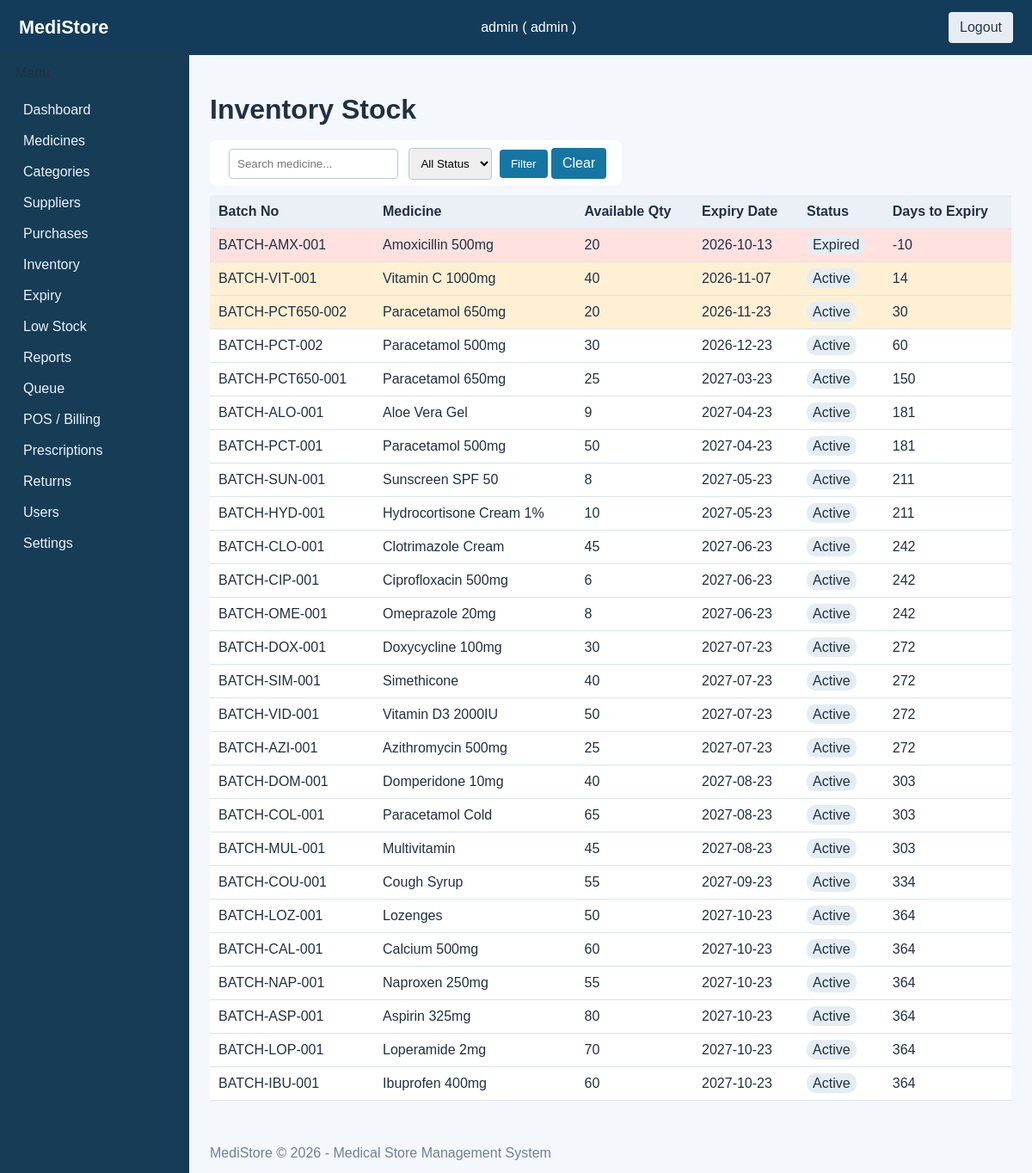
Screenshot of /inventory/stock.php (signed in) with the database file from the repository.
### tables this page shows
CREATE TABLE batches (
    batch_id         INT UNSIGNED NOT NULL AUTO_INCREMENT PRIMARY KEY,
    medicine_id      INT UNSIGNED NOT NULL,
    batch_no         VARCHAR(50) NOT NULL,
    purchase_price   DECIMAL(10,2) NOT NULL DEFAULT 0.00,
    available_qty    INT UNSIGNED NOT NULL DEFAULT 0,
    expiry_date      DATE NOT NULL,
    created_at       TIMESTAMP NOT NULL DEFAULT CURRENT_TIMESTAMP,
    CONSTRAINT fk_batches_medicine FOREIGN KEY (medicine_id) REFERENCES medicines(medicine_id) ON DELETE RESTRICT,
    CONSTRAINT chk_batches_qty CHECK (available_qty >= 0)
);

CREATE TABLE medicines (
    medicine_id          INT UNSIGNED NOT NULL AUTO_INCREMENT PRIMARY KEY,
    category_id          INT UNSIGNED NOT NULL,
    name                 VARCHAR(150) NOT NULL,
    generic_name         VARCHAR(150),
    requires_prescription TINYINT UNSIGNED NOT NULL DEFAULT 0,
    selling_price        DECIMAL(10,2) NOT NULL DEFAULT 0.00,
    reorder_level        INT UNSIGNED NOT NULL DEFAULT 0,
    status               ENUM('active','inactive') NOT NULL DEFAULT 'active',
    created_at           TIMESTAMP NOT NULL DEFAULT CURRENT_TIMESTAMP,
    CONSTRAINT fk_medicines_category FOREIGN KEY (category_id) REFERENCES categories(category_id) ON DELETE RESTRICT
);

### includes/functions.php (called while the page is built, shortened)
<?php
function e(string $value = ''): string {
    return htmlspecialchars($value, ENT_QUOTES | ENT_HTML5, 'UTF-8');
}

### inventory/stock.php (the view, shortened to what this page needs)
<?php
require_once __DIR__ . '/../includes/header.php';
$pdo = db();
$search = $_GET['search'] ?? '';
$sql = "SELECT b.*, m.name AS medicine_name, CASE WHEN b.expiry_date < CURDATE() THEN 'expired' WHEN b.available_qty=0 THEN 'depleted' ELSE 'active' END AS status
        FROM batches b
        JOIN medicines m ON m.medicine_id = b.medicine_id
        WHERE 1=1";
$params = [];
$sql .= " ORDER BY b.expiry_date ASC, b.batch_id DESC";
$stmt = $pdo->prepare($sql);
$stmt->execute($params);
$rows = $stmt->fetchAll();
?>
<h1>Inventory Stock</h1>
<div class="bar">
    <form method="get" action="stock.php" style="display:inline;">
        <input type="text" name="search" value="<?php echo e($search); ?>" placeholder="Search medicine...">
        <select name="status">
            <option value="">All Status</option>
        </select>
        <button type="submit" class="btn">Filter</button>
        <a class="btn" href="stock.php">Clear</a>
    </form>
</div>
<table class="data-table">
    <thead><tr>
        <th>Batch No</th><th>Medicine</th><th>Available Qty</th><th>Expiry Date</th><th>Status</th><th>Days to Expiry</th>
    </tr></thead>
    <tbody>
    <?php $today = new DateTime(); foreach ($rows as $r):
        $expiry = new DateTime($r['expiry_date']);
        $days = (int)$today->diff($expiry)->format('%r%a');
        $badgeClass = $r['status'];
        if ($days < 0) $badgeClass = 'expired';
        elseif ($days <= 30) $badgeClass = 'near-expiry';
    ?>
        <tr class="<?php echo e($badgeClass); ?>">
            <td><?php echo e($r['batch_no']); ?></td>
            <td><?php echo e($r['medicine_name']); ?></td>
            <td><?php echo (int)$r['available_qty']; ?></td>
            <td><?php echo e($r['expiry_date']); ?></td>
            <td><span class="badge status-<?php echo e($r['status']); ?>"><?php echo e(ucfirst($r['status'])); ?></span></td>
            <td><?php echo $days; ?></td>
        </tr>
    <?php endforeach; ?>
    </tbody>
</table>
<?php require_once __DIR__ . '/../includes/footer.php'; ?>

### assets/css/style.css (style rules this page uses)
:root { font-family:Arial,sans-serif;color:#203044;background:#f4f7fb }
* { box-sizing:border-box }
body { margin:0 }
table { width:100%;border-collapse:collapse;background:white;margin:14px 0 }
th,td { padding:10px;border-bottom:1px solid #dce4ec;text-align:left }
th { background:#eaf0f5 }
form { background:white;padding:18px;border-radius:8px;margin:12px 0 }
input,select,textarea { padding:9px;border:1px solid #bac7d4;border-radius:4px;margin:4px }
.btn,button { display:inline-block;background:#1676a3;color:white;padding:9px 13px;border:0;border-radius:4px;text-decoration:none;cursor:pointer }
.badge,.rx-badge { padding:3px 7px;border-radius:10px;background:#e5edf4 }
.expired { background:#ffe1df }
.near-expiry { background:#fff0d4 }

### rows the page displays
batches: batch_no "BATCH-AMX-001", medicine.name "Amoxicillin 500mg", available_qty "20", expiry_date "2026-10-13", status "Expired"
batches: batch_no "BATCH-VIT-001", medicine.name "Vitamin C 1000mg", available_qty "40", expiry_date "2026-11-07", status "Active"
batches: batch_no "BATCH-PCT650-002", medicine.name "Paracetamol 650mg", available_qty "20", expiry_date "2026-11-23", status "Active"
batches: batch_no "BATCH-PCT-002", medicine.name "Paracetamol 500mg", available_qty "30", expiry_date "2026-12-23", status "Active"
batches: batch_no "BATCH-PCT650-001", medicine.name "Paracetamol 650mg", available_qty "25", expiry_date "2027-03-23", status "Active"
batches: batch_no "BATCH-ALO-001", medicine.name "Aloe Vera Gel", available_qty "9", expiry_date "2027-04-23", status "Active"
batches: batch_no "BATCH-PCT-001", medicine.name "Paracetamol 500mg", available_qty "50", expiry_date "2027-04-23", status "Active"
batches: batch_no "BATCH-SUN-001", medicine.name "Sunscreen SPF 50", available_qty "8", expiry_date "2027-05-23", status "Active"
batches: batch_no "BATCH-HYD-001", medicine.name "Hydrocortisone Cream 1%", available_qty "10", expiry_date "2027-05-23", status "Active"
batches: batch_no "BATCH-CLO-001", medicine.name "Clotrimazole Cream", available_qty "45", expiry_date "2027-06-23", status "Active"
batches: batch_no "BATCH-CIP-001", medicine.name "Ciprofloxacin 500mg", available_qty "6", expiry_date "2027-06-23", status "Active"
batches: batch_no "BATCH-OME-001", medicine.name "Omeprazole 20mg", available_qty "8", expiry_date "2027-06-23", status "Active"
batches: batch_no "BATCH-DOX-001", medicine.name "Doxycycline 100mg", available_qty "30", expiry_date "2027-07-23", status "Active"
batches: batch_no "BATCH-SIM-001", medicine.name "Simethicone", available_qty "40", expiry_date "2027-07-23", status "Active"
batches: batch_no "BATCH-VID-001", medicine.name "Vitamin D3 2000IU", available_qty "50", expiry_date "2027-07-23", status "Active"
batches: batch_no "BATCH-AZI-001", medicine.name "Azithromycin 500mg", available_qty "25", expiry_date "2027-07-23", status "Active"
batches: batch_no "BATCH-DOM-001", medicine.name "Domperidone 10mg", available_qty "40", expiry_date "2027-08-23", status "Active"
batches: batch_no "BATCH-COL-001", medicine.name "Paracetamol Cold", available_qty "65", expiry_date "2027-08-23", status "Active"
batches: batch_no "BATCH-MUL-001", medicine.name "Multivitamin", available_qty "45", expiry_date "2027-08-23", status "Active"
batches: batch_no "BATCH-COU-001", medicine.name "Cough Syrup", available_qty "55", expiry_date "2027-09-23", status "Active"
batches: batch_no "BATCH-LOZ-001", medicine.name "Lozenges", available_qty "50", expiry_date "2027-10-23", status "Active"
batches: batch_no "BATCH-CAL-001", medicine.name "Calcium 500mg", available_qty "60", expiry_date "2027-10-23", status "Active"
batches: batch_no "BATCH-NAP-001", medicine.name "Naproxen 250mg", available_qty "55", expiry_date "2027-10-23", status "Active"
batches: batch_no "BATCH-ASP-001", medicine.name "Aspirin 325mg", available_qty "80", expiry_date "2027-10-23", status "Active"
batches: batch_no "BATCH-LOP-001", medicine.name "Loperamide 2mg", available_qty "70", expiry_date "2027-10-23", status "Active"
batches: batch_no "BATCH-IBU-001", medicine.name "Ibuprofen 400mg", available_qty "60", expiry_date "2027-10-23", status "Active"

### other values shown
$_SESSION['username'] "admin"
$_SESSION['user_role'] "admin"
$label "Medicines"
$label "Categories"
$label "Suppliers"
$label "Purchases"
$label "Inventory"
$label "Expiry"
$label "Low Stock"
$label "Reports"
$label "Queue"
$label "POS / Billing"
$label "Prescriptions"
$label "Returns"
$label "Users"
